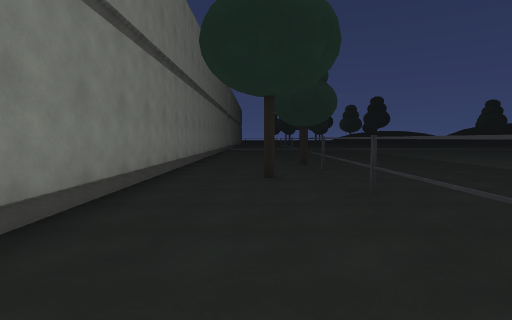
View 1 (above)

20 first-person views from a walk through a scene from a Unity 3-D project. The camera is 1.5 m above the floor, tilts 4° down and sees 80° across. The floor is counted in squares, 2 m on a side. Each view is taken from the middle of a square. On the plan, view 1 faces up. The plan holds only what a view shows up to about 10 squares ahead; the rest is blank. The place goes on beyond the plan. The player is left out. Door leaves are left out, so doorways stand open.

View 2
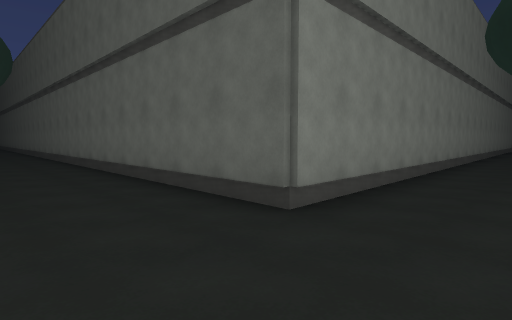

View 3
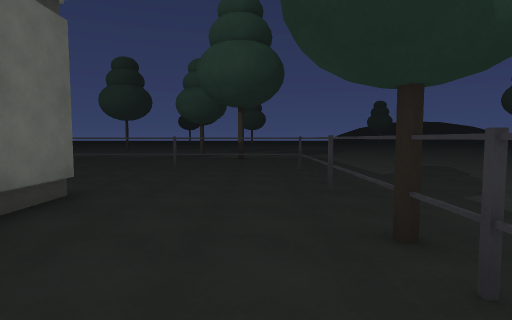

View 4
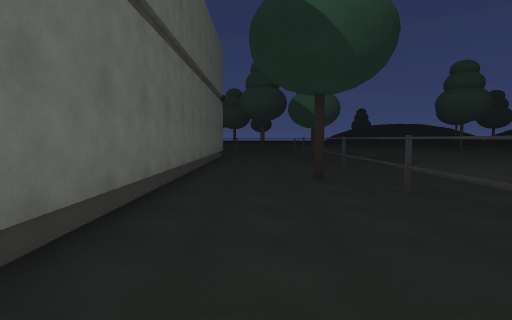

View 5
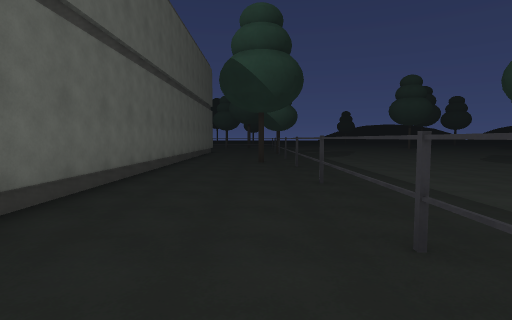

View 6
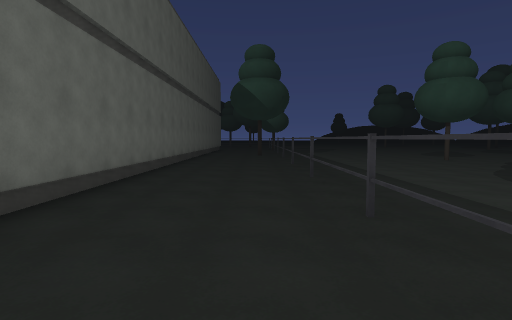

View 7
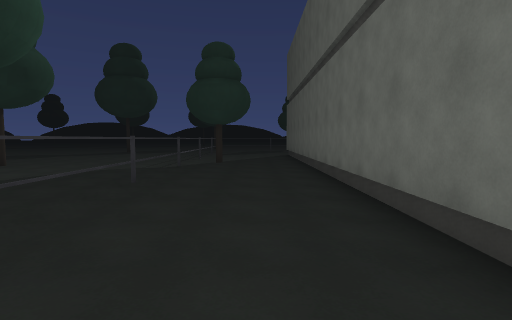

View 8
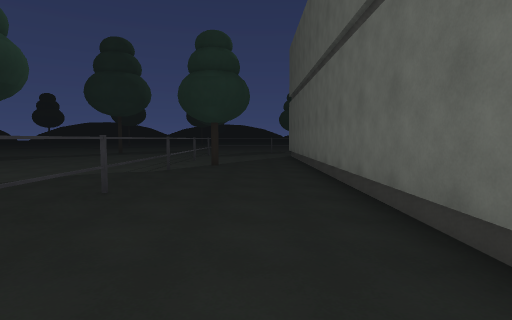

View 9
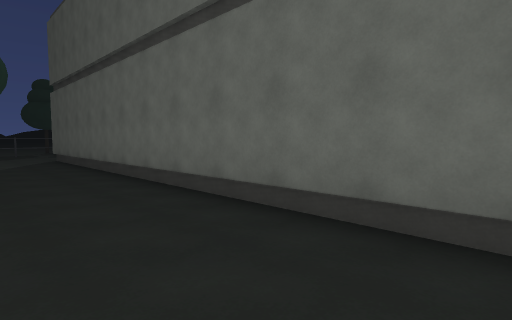

View 10
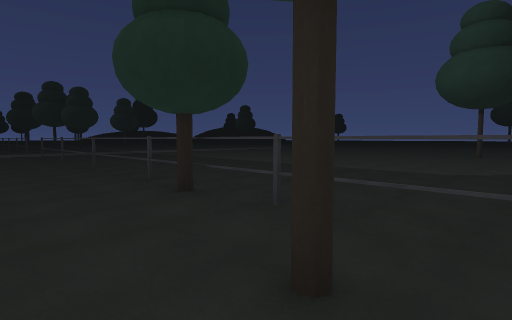

View 11
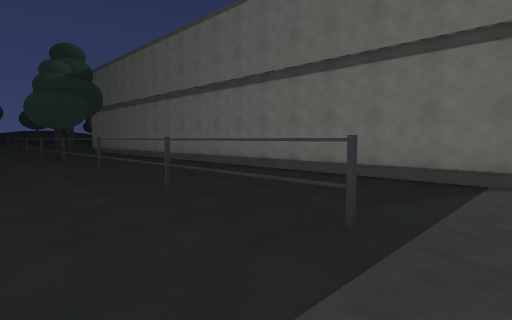

View 12
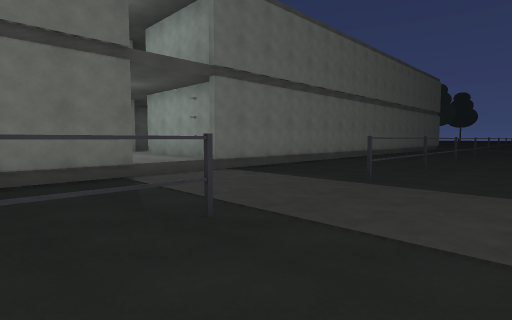

View 13
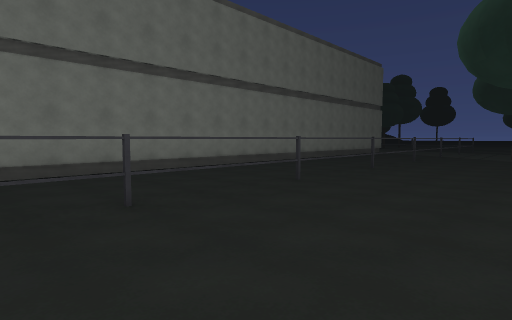

View 14
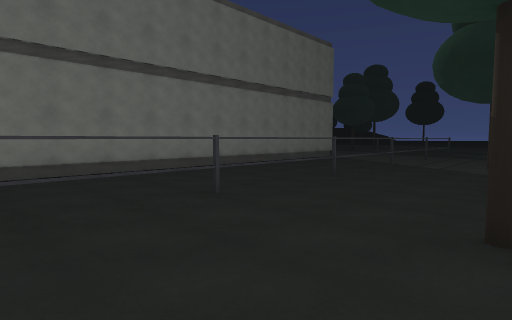

View 15
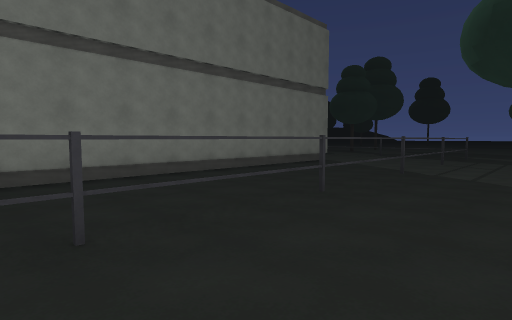

View 16
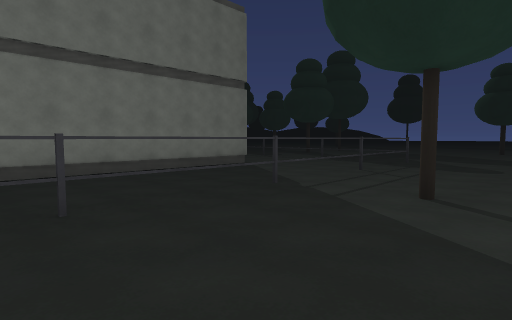

View 17
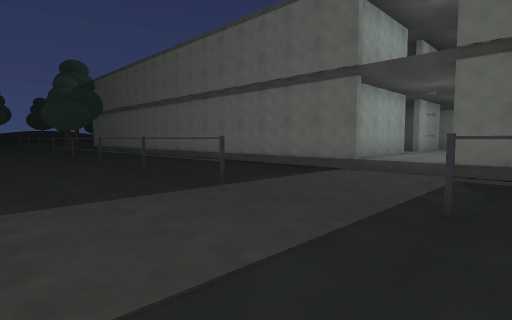

View 18
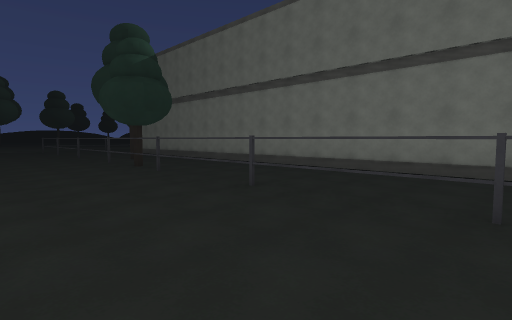

View 19
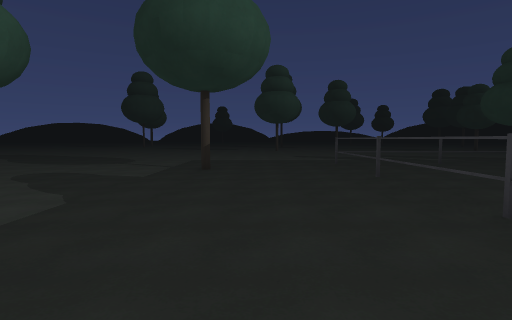

View 20
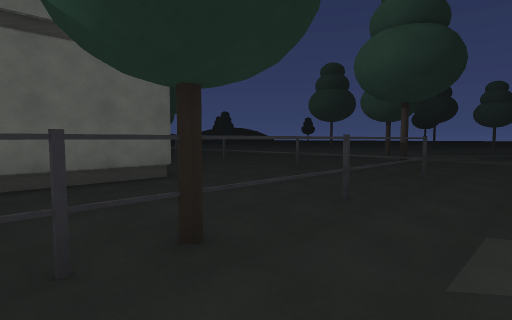

### Floor plan
Key: @ floor where view 1 was taken; # wall or solid block; . main floor; : floor 0.5 m higher than the main floor; D open door; = window, fence, low wall or low ledge; T thing the floor can be seen under or through; O other object.
Columns run from 30 left of view 1 to 5 right of it. Each row starts with its distance up from view 1.
 44                               .=...
 43                              ..#...
 42                             ....O..
 41                             #..T...
 40                             #..T....
 39                             #...O.O.
 38                             #..#....
 37                             #..=....
 36                             #..=O...
 35                             #..=....
 34                             #..=....
 33                             #..=O..O
 32                             #..=....
 31                             #..=....
 30                             #..=....
 29                             #..=O...
 28                             #..=....
 27                             #..=....
 26                             #..=O...
 25                             #..=....
 24                             #..#....
 23                          ####...O...
 22                          :::O.......
 21                          :::D.......
 20                          ####...O...
 19                             #..#....
 18                             #..=...
 17                             #..=O...
 16                             #..=....
 15                             #..=....
 14                             #..=....
 13                             #..=O...
 12                             #..=....
 11                             #..=....
 10                             #..=O...
  9                             #..O....
  8                             #..=....
  7                             #..=O...
  6                             #.O#....
  5                             #..#....
  4                             #...O...
  3                             #..T....
  2       #  #         #       ##..T....
  1 ############################....O...
  0 ..............................@#...O
 -1  .O..................O.........=....
 -2   ##OTTOTTO##O##OTTOTTO##OO#OO##O...
 -3  ...................................
 -4  .......O .........................

Where each view was taken, in squares from view 1:
view 1: 0 up, 0 right, facing up
view 2: 1 down, 0 right, facing up-left
view 3: 1 down, 6 left, facing right
view 4: 0 up, 15 left, facing right
view 5: 1 down, 19 left, facing right
view 6: 1 down, 23 left, facing right
view 7: 0 up, 18 left, facing left
view 8: 0 up, 19 left, facing left
view 9: 1 down, 20 left, facing up-left
view 10: 5 up, 1 left, facing up-right
view 11: 21 up, 4 right, facing down-left
view 12: 18 up, 4 right, facing up-left
view 13: 25 up, 5 right, facing up-left
view 14: 30 up, 5 right, facing up-left
view 15: 32 up, 4 right, facing up-left
view 16: 35 up, 5 right, facing up-left
view 17: 24 up, 5 right, facing down-left
view 18: 17 up, 5 right, facing down-left
view 19: 7 up, 4 right, facing down
view 20: 4 down, 5 left, facing up-right
